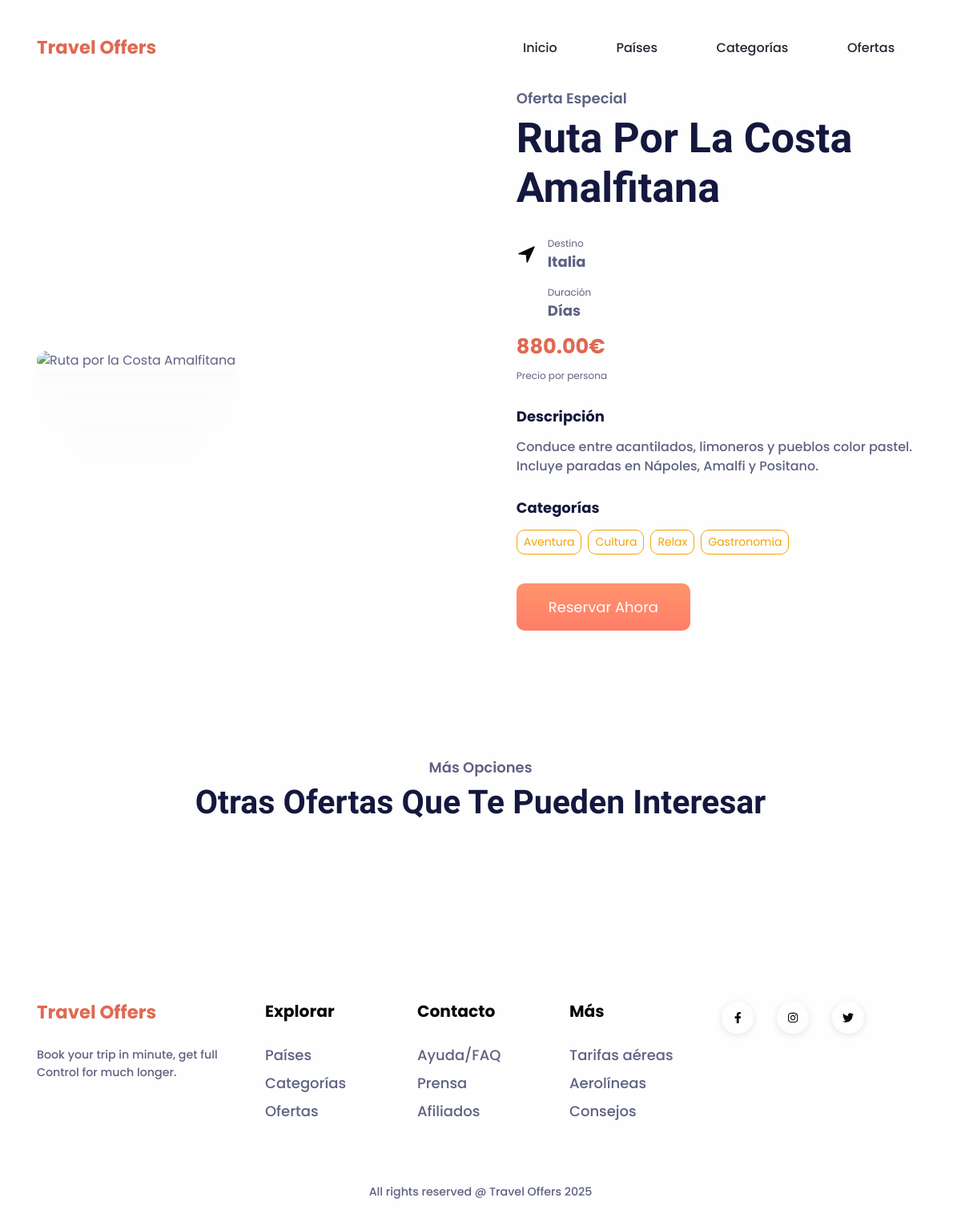
The page /ofertas/7/ on the database as committed earlier.
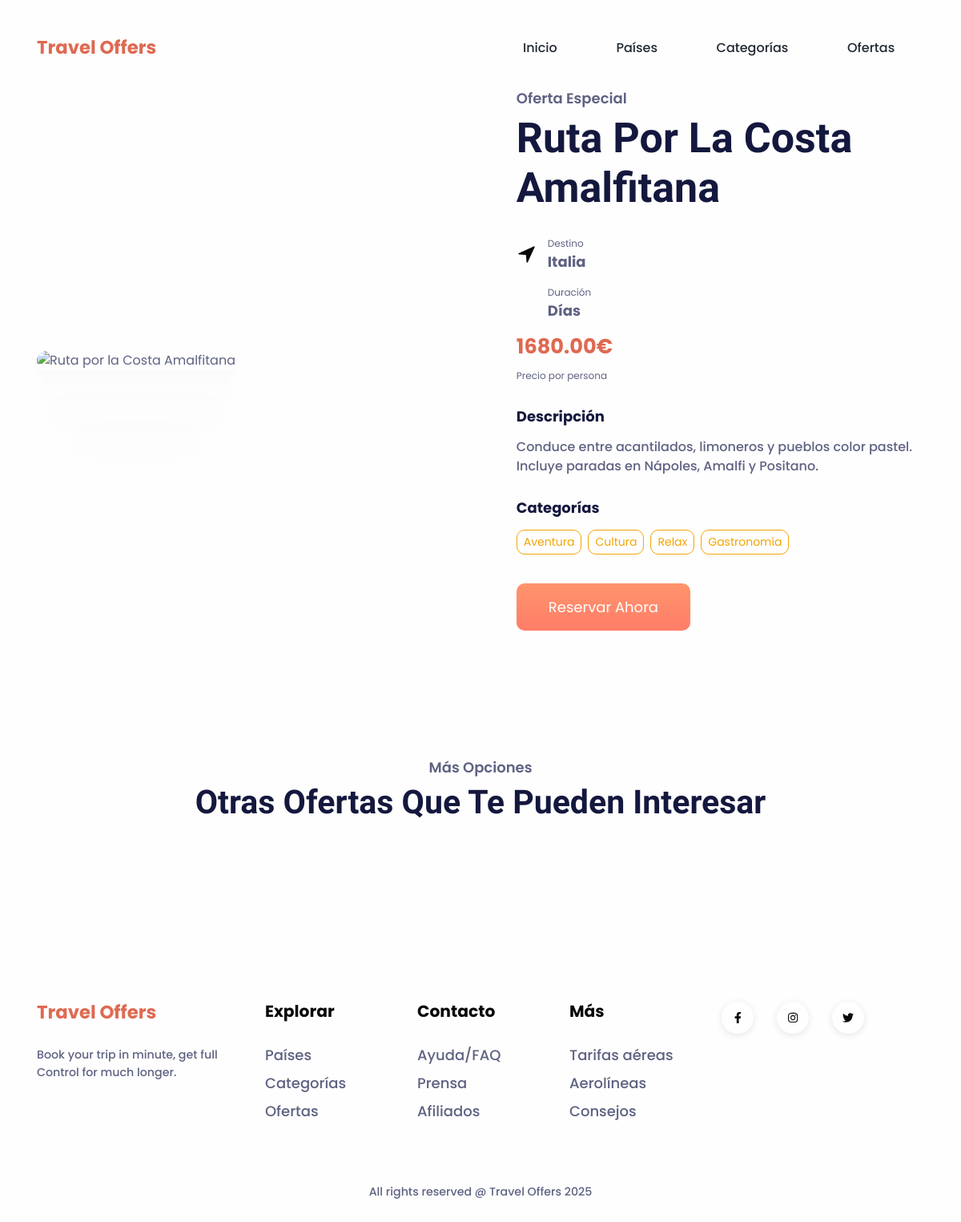
The same page on the database as committed later.
### appTravel/models.py (models this page shows, shortened)
class Oferta(models.Model):
    titulo = models.CharField(max_length=150)
    descripcion = models.TextField()
    precio = models.DecimalField(max_digits=8, decimal_places=2)
    pais = models.ForeignKey(Pais, on_delete=models.CASCADE)
    categorias = models.ManyToManyField(Categoria)
    fecha_publicacion = models.DateField(auto_now_add=True)
    imagen = models.URLField(blank=True, null=True)

class Pais(models.Model):
    nombre = models.CharField(max_length=100)
    descripcion = models.TextField(blank=True, null=True)
    class Meta:
        verbose_name_plural = "Países"

### appTravel/views.py (the view)
# urls.py: path('ofertas/<int:oferta_id>/', views.detalle_oferta, name='detalle_oferta'),
def detalle_oferta(request, oferta_id):
    oferta = get_object_or_404(Oferta, pk=oferta_id)
    imagenes = Imagen.objects.filter(oferta=oferta).order_by('id')
    return render(request, 'appTravel/detalle_oferta.html', {
        'oferta': oferta,
        'imagenes': imagenes,
    })

### appTravel/templates/appTravel/detalle_oferta.html (shortened to what this page needs)
{% extends 'appTravel/base.html' %}
{% load static %}
{% block contenido %}
<section style="padding-top: 7rem;">
    <div class="container">
        <div class="row align-items-center">
            <div class="col-lg-6 mb-4 mb-lg-0">
                {% if oferta.imagen %}
                <img class="w-100 rounded-3 shadow" src="{{ oferta.imagen.url }}" alt="{{ oferta.titulo }}" style="max-height: 500px; object-fit: cover;" />
                {% else %}
                <img class="w-100 rounded-3 shadow" src="{% static 'appTravel/img/steps/booking-img.jpg' %}" alt="{{ oferta.titulo }}" style="max-height: 500px; object-fit: cover;" />
                {% endif %}
            </div>
            <div class="col-lg-6">
                <div class="ps-lg-4">
                    <h5 class="text-secondary">Oferta Especial</h5>
                    <h1 class="fs-xl-10 fs-lg-8 fs-7 fw-bold font-cursive text-capitalize mb-4">{{ oferta.titulo }}</h1>
                    <div class="d-flex align-items-center mb-3">
                        <img src="{% static 'appTravel/img/dest/navigation.svg' %}" style="margin-right: 14px" width="25" alt="País" />
                        <div>
                            <small class="text-secondary d-block">Destino</small>
                            <a class="link-900 fw-bold fs-1 text-decoration-none" href="/paises/{{ oferta.pais.id }}/">{{ oferta.pais.nombre }}</a>
                        </div>
                    </div>
                    <div class="d-flex align-items-center mb-3">
                        <img src="{% static 'appTravel/img/steps/selection.svg' %}" style="margin-right: 14px" width="25" alt="Duración" />
                        <div>
                            <small class="text-secondary d-block">Duración</small>
                            <span class="fw-bold fs-1">{{ oferta.duracion_dias }} Días</span>
                        </div>
                    </div>
                    <div class="mb-4">
                        <h2 class="text-danger fw-bold">{{ oferta.precio }}€</h2>
                        <small class="text-secondary">Precio por persona</small>
                    </div>
                    {% if oferta.descripcion %}
                    <div class="mb-4">
                        <h5 class="fw-bold mb-3">Descripción</h5>
                        <p class="fw-medium">{{ oferta.descripcion }}</p>
                    </div>
                    {% endif %}
                    {% if oferta.categorias.all %}
                    <div class="mb-4">
                        <h5 class="fw-bold mb-3">Categorías</h5>
                        <div class="icon-group">
                            {% for c in oferta.categorias.all %}
                            <a class="btn btn-outline-primary btn-sm me-2 mb-2" href="/categorias/{{ c.id }}/">{{ c.nombre }}</a>
                            {% endfor %}
                        </div>
                    </div>
                    {% endif %}
                    <a class="btn btn-danger btn-lg orange-gradient-btn" href="#!" role="button">Reservar Ahora</a>
                </div>
            </div>
        </div>
    </div>
</section>
<section class="pt-8 pb-8">
    <div class="container">
        <div class="mb-7 text-center">
            <h5 class="text-secondary">Más Opciones</h5>
            <h3 class="fs-xl-8 fs-lg-6 fs-5 fw-bold font-cursive text-capitalize">Otras Ofertas que te Pueden Interesar</h3>
        </div>
    </div>
</section>
{% endblock %}

Rows that differ between the two databases and show on the page:
changed Oferta "Ruta Por La Costa Amalfitana": precio "880.00" → "1680.00"
